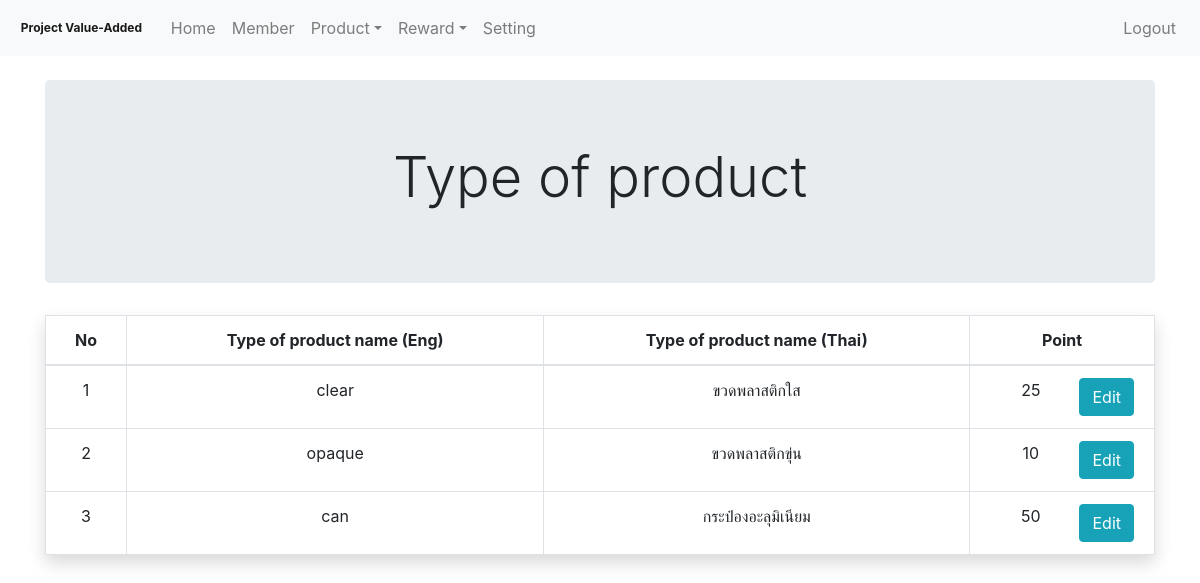
/Admin/produc_typet.php (signed in), run on the app's committed database.
### tables this page shows
CREATE TABLE `type_product` (
  `id_type_product` int(11) NOT NULL COMMENT 'primary key',
  `name_eng_type_product` varchar(255) NOT NULL,
  `name_th_type_product` varchar(255) NOT NULL,
  `point_of_type` int(5) NOT NULL
);

### Admin/produc_typet.php (called while the page is built, shortened)
<?php
include "./src/component/header.php";
include "./src/component/nev.php";
include "./src/views/product_type_modal.php";
include "./src/component/footage.php";

### Admin/src/models/product_fetch.php (called while the page is built, shortened)
<?php
require "./../Mysql/Connect.php";
$q_type_product = "SELECT * FROM type_product";
$type_product = mysqli_query($dbcon, $q_type_product);

### Admin/src/views/product_type_modal.php (the view)
<?php
require './src/models/product_fetch.php';
?>
<div class="container pt-4">
    <div class="row">
        <div class="col-12 text-center">
            <div class="jumbotron ">
                <h1 class="display-4">Type of product</h1>
            </div>
        </div>
        <div class="col-12">
            <table class="table table-bordered shadow text-center">
                <thead>
                    <tr>
                        <th scope="col">No</th>
                        <th scope="col">Type of product name (Eng)</th>
                        <th scope="col">Type of product name (Thai)</th>
                        <th scope="col">Point</th>
                    </tr>
                </thead>
                <tbody>
                    <?php
                    $No = 0;
                    while ($lists_type_reward = mysqli_fetch_assoc($type_product)) {
                        $No = $No + 1;
                    ?>
                        <tr>
                            <td class="text-center"><?php echo ($No) ?></td>
                            <td scope="row"><?php echo $lists_type_reward['name_eng_type_product']; ?></td>
                            <td scope="row "><?php echo $lists_type_reward['name_th_type_product']; ?></td>
                            <td scope="row"><?php echo $lists_type_reward['point_of_type']; ?>
                                <button class="btn btn-info mr-2 float-right type_product_point_modal" id="<?php echo $lists_type_reward['id_type_product']; ?>">Edit</button>
                            </td>
                        </tr>
                    <?php } ?>
                </tbody>
            </table>
        </div>
    </div>
</div>

### Admin/src/css/admin.css (style rules this page uses)
input, button, p { vertical-align: middle; }

### data on the page
type_product: name_eng_type_product "clear", name_th_type_product "ขวดพลาสติกใส", point_of_type "25"
type_product: name_eng_type_product "opaque", name_th_type_product "ขวดพลาสติกขุ่น", point_of_type "10"
type_product: name_eng_type_product "can", name_th_type_product "กระป๋องอะลุมิเนียม", point_of_type "50"
